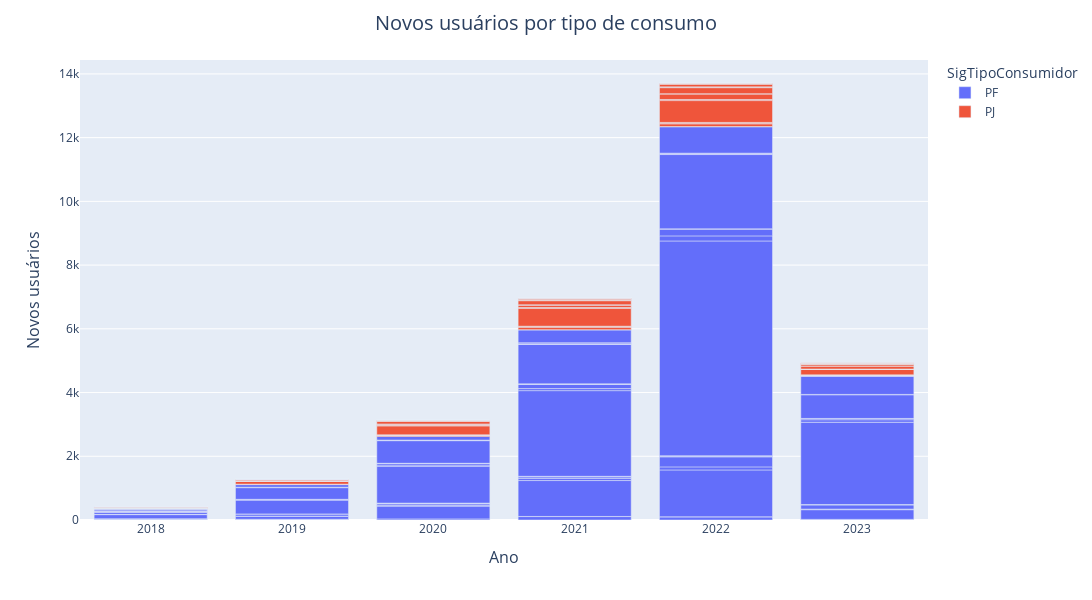
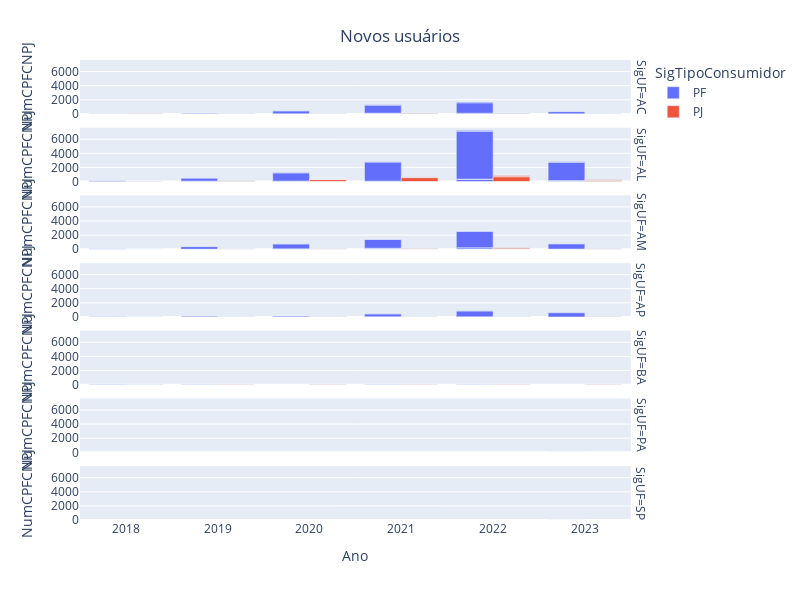

The cell these charts' notebook holds for them, in order:
### Markdown cell above
- SigTipoConsumigor (pf/pj) e SigUF(uf)
        - DscClasseConsumo (resid/comercial/industrial) e SigUF(uf)

### Code cell
import matplotlib.pyplot as plt
# agrupa os dados


counts = df_clean.groupby(['Ano', 'SigUF','SigTipoConsumidor', 'DscClasseConsumo']).agg({'NumCPFCNPJ': 'nunique'}).reset_index()
# ERRADO - tx_anual_tipo = counts.groupby(['NumCPFCNPJ', 'SigTipoConsumidor'])['Ano'].apply(lambda x: x.pct_change().mean())
# ERRADO - tx_anual_classe = counts.groupby(['NumCPFCNPJ', 'DscClasseConsumo'])['Ano'].apply(lambda x: x.pct_change().mean())


# seria bom adicionar uma linha com a taxa de crescimento anual por Tipo de Consumidor
def grafico_novos_usuarios_tipo(counts):
    counts_filtered = counts.query('Ano >= 2018')
    fig_novos_tipo = px.bar(counts_filtered, x="Ano", y="NumCPFCNPJ", color='SigTipoConsumidor')
    fig_novos_tipo.update_layout(
        width=1200,
        height=600,
        xaxis_title='Ano',
        xaxis_title_font_size=16,
        yaxis_title='Novos usuários',
        yaxis_title_font_size=16,
        title='Novos usuários por tipo de consumo',
        title_font_size=20,
        title_x=.5
    )
    fig_novos_tipo.show()
grafico_novos_usuarios_tipo(counts)


# Tornar a o eixo y variável pelo max de cada UF
def grafico_novos_usuarios_tipo_UF(counts):
    counts_filtered = counts.query('Ano >= 2018')
    fig_novos_tipo_uf = px.bar(counts_filtered, x="Ano", y="NumCPFCNPJ", color='SigTipoConsumidor',barmode="group", facet_row="SigUF")
    fig_novos_tipo_uf.update_layout(
        width=800,
        height=600,
        title={
        'text': "Novos usuários",
        'y':0.95,
        'x':0.5,
        'xanchor': 'center',
        'yanchor': 'top'}
        )

    fig_novos_tipo_uf.show()
    
grafico_novos_usuarios_tipo_UF(counts)

### Figure 1 — Plotly figure (JSON) as saved in the notebook; plotly's stock layout.template omitted (floating-point values rounded to 4 significant figures)
{"data": [{"alignmentgroup": "True", "hovertemplate": "SigTipoConsumidor=PF<br>Ano=%{x}<br>NumCPFCNPJ=%{y}<extra></extra>", "legendgroup": "PF", "marker": {"color": "#636efa", "pattern": {"shape": ""}}, "name": "PF", "offsetgroup": "PF", "orientation": "v", "showlegend": true, "textposition": "auto", "type": "bar", "x": [2018, 2018, 2018, 2018, 2018, 2018, 2018, 2018, 2018, 2018, 2018, 2018, 2018, 2018, 2018, 2018, 2019, 2019, 2019, 2019, 2019, 2019, 2019, 2019, 2019, 2019, 2019, 2019, 2019, 2019, 2020, 2020, 2020, 2020, 2020, 2020, 2020, 2020, 2020, 2020, 2020, 2020, 2020, 2020, 2020, 2021, 2021, 2021, 2021, 2021, 2021, 2021, 2021, 2021, 2021, 2021, 2021, 2021, 2021, 2021, 2021, 2021, 2021, 2021, 2021, 2022, 2022, 2022, 2022, 2022, 2022, 2022, 2022, 2022, 2022, 2022, 2022, 2022, 2022, 2022, 2022, 2022, 2022, 2023, 2023, 2023, 2023, 2023, 2023, 2023, 2023, 2023, 2023, 2023, 2023, 2023, 2023, 2023, 2023, 2023, 2023], "xaxis": "x", "y": [3, 1, 22, 12, 1, 131, 1, 5, 1, 68, 1, 33, 7, 1, 55, 4, 22, 1, 92, 6, 68, 3, 434, 10, 13, 367, 3, 10, 82, 3, 35, 401, 16, 57, 5, 16, 1156, 38, 53, 1, 2, 711, 3, 15, 113, 108, 1, 2, 1127, 63, 57, 1, 12, 2689, 64, 138, 9, 2, 1239, 12, 37, 1, 410, 1, 1, 101, 1, 1469, 96, 316, 21, 12, 6741, 160, 214, 6, 2332, 13, 27, 4, 832, 1, 2, 20, 304, 18, 134, 7, 2, 2583, 79, 37, 2, 1, 743, 9, 1, 1, 579, 2, 1], "yaxis": "y"}, {"alignmentgroup": "True", "hovertemplate": "SigTipoConsumidor=PJ<br>Ano=%{x}<br>NumCPFCNPJ=%{y}<extra></extra>", "legendgroup": "PJ", "marker": {"color": "#EF553B", "pattern": {"shape": ""}}, "name": "PJ", "offsetgroup": "PJ", "orientation": "v", "showlegend": true, "textposition": "auto", "type": "bar", "x": [2018, 2018, 2018, 2018, 2018, 2018, 2018, 2018, 2018, 2018, 2018, 2018, 2019, 2019, 2019, 2019, 2019, 2019, 2019, 2019, 2019, 2019, 2019, 2019, 2019, 2019, 2019, 2019, 2019, 2020, 2020, 2020, 2020, 2020, 2020, 2020, 2020, 2020, 2020, 2020, 2020, 2020, 2020, 2020, 2020, 2020, 2020, 2020, 2021, 2021, 2021, 2021, 2021, 2021, 2021, 2021, 2021, 2021, 2021, 2021, 2021, 2021, 2021, 2021, 2021, 2021, 2021, 2021, 2021, 2022, 2022, 2022, 2022, 2022, 2022, 2022, 2022, 2022, 2022, 2022, 2022, 2022, 2022, 2022, 2022, 2022, 2022, 2022, 2022, 2023, 2023, 2023, 2023, 2023, 2023, 2023, 2023, 2023, 2023, 2023, 2023, 2023, 2023, 2023, 2023], "xaxis": "x", "y": [5, 23, 3, 2, 5, 1, 1, 2, 13, 3, 5, 2, 9, 1, 1, 86, 7, 2, 5, 2, 33, 3, 1, 8, 11, 2, 2, 1, 1, 38, 3, 9, 1, 1, 280, 13, 7, 33, 7, 78, 9, 2, 20, 1, 13, 2, 2, 1, 85, 4, 2, 16, 1, 558, 23, 6, 80, 4, 2, 128, 11, 3, 38, 2, 22, 2, 2, 2, 2, 88, 5, 4, 30, 3, 685, 33, 2, 171, 11, 189, 21, 4, 74, 2, 35, 1, 1, 7, 1, 24, 1, 6, 2, 173, 8, 2, 91, 7, 47, 5, 18, 1, 17, 8, 1], "yaxis": "y"}], "layout": {"barmode": "relative", "height": 600, "legend": {"title": {"text": "SigTipoConsumidor"}, "tracegroupgap": 0}, "margin": {"t": 60}, "title": {"font": {"size": 20}, "text": "Novos usuários por tipo de consumo", "x": 0.5}, "width": 1200, "xaxis": {"anchor": "y", "domain": [0, 1], "title": {"font": {"size": 16}, "text": "Ano"}}, "yaxis": {"anchor": "x", "domain": [0, 1], "title": {"font": {"size": 16}, "text": "Novos usuários"}}}}

### Figure 2 — Plotly figure (JSON) as saved in the notebook; plotly's stock layout.template omitted (floating-point values rounded to 4 significant figures)
{"data": [{"alignmentgroup": "True", "hovertemplate": "SigTipoConsumidor=PF<br>SigUF=AC<br>Ano=%{x}<br>NumCPFCNPJ=%{y}<extra></extra>", "legendgroup": "PF", "marker": {"color": "#636efa", "pattern": {"shape": ""}}, "name": "PF", "offsetgroup": "PF", "orientation": "v", "showlegend": true, "textposition": "auto", "type": "bar", "x": [2018, 2018, 2018, 2019, 2019, 2019, 2019, 2020, 2020, 2020, 2021, 2021, 2021, 2021, 2021, 2022, 2022, 2022, 2022, 2023, 2023, 2023], "xaxis": "x7", "y": [3, 1, 22, 22, 1, 92, 6, 35, 401, 16, 108, 1, 2, 1127, 63, 101, 1, 1469, 96, 20, 304, 18], "yaxis": "y7"}, {"alignmentgroup": "True", "hovertemplate": "SigTipoConsumidor=PF<br>SigUF=AL<br>Ano=%{x}<br>NumCPFCNPJ=%{y}<extra></extra>", "legendgroup": "PF", "marker": {"color": "#636efa", "pattern": {"shape": ""}}, "name": "PF", "offsetgroup": "PF", "orientation": "v", "showlegend": false, "textposition": "auto", "type": "bar", "x": [2018, 2018, 2018, 2018, 2019, 2019, 2019, 2019, 2020, 2020, 2020, 2020, 2020, 2021, 2021, 2021, 2021, 2021, 2022, 2022, 2022, 2022, 2022, 2023, 2023, 2023, 2023, 2023], "xaxis": "x6", "y": [12, 1, 131, 1, 68, 3, 434, 10, 57, 5, 16, 1156, 38, 57, 1, 12, 2689, 64, 316, 21, 12, 6741, 160, 134, 7, 2, 2583, 79], "yaxis": "y6"}, {"alignmentgroup": "True", "hovertemplate": "SigTipoConsumidor=PF<br>SigUF=AM<br>Ano=%{x}<br>NumCPFCNPJ=%{y}<extra></extra>", "legendgroup": "PF", "marker": {"color": "#636efa", "pattern": {"shape": ""}}, "name": "PF", "offsetgroup": "PF", "orientation": "v", "showlegend": false, "textposition": "auto", "type": "bar", "x": [2018, 2018, 2018, 2018, 2019, 2019, 2019, 2020, 2020, 2020, 2020, 2020, 2021, 2021, 2021, 2021, 2021, 2022, 2022, 2022, 2022, 2023, 2023, 2023, 2023, 2023], "xaxis": "x5", "y": [5, 1, 68, 1, 13, 367, 3, 53, 1, 2, 711, 3, 138, 9, 2, 1239, 12, 214, 6, 2332, 13, 37, 2, 1, 743, 9], "yaxis": "y5"}, {"alignmentgroup": "True", "hovertemplate": "SigTipoConsumidor=PF<br>SigUF=AP<br>Ano=%{x}<br>NumCPFCNPJ=%{y}<extra></extra>", "legendgroup": "PF", "marker": {"color": "#636efa", "pattern": {"shape": ""}}, "name": "PF", "offsetgroup": "PF", "orientation": "v", "showlegend": false, "textposition": "auto", "type": "bar", "x": [2018, 2019, 2019, 2020, 2020, 2021, 2021, 2021, 2021, 2022, 2022, 2022, 2022, 2023, 2023, 2023], "xaxis": "x4", "y": [33, 10, 82, 15, 113, 37, 1, 410, 1, 27, 4, 832, 1, 1, 1, 579], "yaxis": "y4"}, {"alignmentgroup": "True", "hovertemplate": "SigTipoConsumidor=PF<br>SigUF=BA<br>Ano=%{x}<br>NumCPFCNPJ=%{y}<extra></extra>", "legendgroup": "PF", "marker": {"color": "#636efa", "pattern": {"shape": ""}}, "name": "PF", "offsetgroup": "PF", "orientation": "v", "showlegend": false, "textposition": "auto", "type": "bar", "x": [2018, 2018, 2018, 2018, 2019, 2021, 2022], "xaxis": "x3", "y": [7, 1, 55, 4, 3, 1, 2], "yaxis": "y3"}, {"alignmentgroup": "True", "hovertemplate": "SigTipoConsumidor=PF<br>SigUF=PA<br>Ano=%{x}<br>NumCPFCNPJ=%{y}<extra></extra>", "legendgroup": "PF", "marker": {"color": "#636efa", "pattern": {"shape": ""}}, "name": "PF", "offsetgroup": "PF", "orientation": "v", "showlegend": false, "textposition": "auto", "type": "bar", "x": [2023], "xaxis": "x2", "y": [2], "yaxis": "y2"}, {"alignmentgroup": "True", "hovertemplate": "SigTipoConsumidor=PF<br>SigUF=SP<br>Ano=%{x}<br>NumCPFCNPJ=%{y}<extra></extra>", "legendgroup": "PF", "marker": {"color": "#636efa", "pattern": {"shape": ""}}, "name": "PF", "offsetgroup": "PF", "orientation": "v", "showlegend": false, "textposition": "auto", "type": "bar", "x": [2023], "xaxis": "x", "y": [1], "yaxis": "y"}, {"alignmentgroup": "True", "hovertemplate": "SigTipoConsumidor=PJ<br>SigUF=AC<br>Ano=%{x}<br>NumCPFCNPJ=%{y}<extra></extra>", "legendgroup": "PJ", "marker": {"color": "#EF553B", "pattern": {"shape": ""}}, "name": "PJ", "offsetgroup": "PJ", "orientation": "v", "showlegend": true, "textposition": "auto", "type": "bar", "x": [2018, 2019, 2019, 2019, 2020, 2020, 2020, 2020, 2020, 2021, 2021, 2021, 2021, 2021, 2022, 2022, 2022, 2022, 2022, 2023, 2023, 2023, 2023], "xaxis": "x7", "y": [5, 9, 1, 1, 38, 3, 9, 1, 1, 85, 4, 2, 16, 1, 88, 5, 4, 30, 3, 24, 1, 6, 2], "yaxis": "y7"}, {"alignmentgroup": "True", "hovertemplate": "SigTipoConsumidor=PJ<br>SigUF=AL<br>Ano=%{x}<br>NumCPFCNPJ=%{y}<extra></extra>", "legendgroup": "PJ", "marker": {"color": "#EF553B", "pattern": {"shape": ""}}, "name": "PJ", "offsetgroup": "PJ", "orientation": "v", "showlegend": false, "textposition": "auto", "type": "bar", "x": [2018, 2018, 2018, 2019, 2019, 2019, 2019, 2019, 2020, 2020, 2020, 2020, 2020, 2021, 2021, 2021, 2021, 2021, 2021, 2022, 2022, 2022, 2022, 2022, 2023, 2023, 2023, 2023, 2023], "xaxis": "x6", "y": [23, 3, 2, 86, 7, 2, 5, 2, 280, 13, 7, 33, 7, 558, 23, 6, 80, 4, 2, 685, 33, 2, 171, 11, 173, 8, 2, 91, 7], "yaxis": "y6"}, {"alignmentgroup": "True", "hovertemplate": "SigTipoConsumidor=PJ<br>SigUF=AM<br>Ano=%{x}<br>NumCPFCNPJ=%{y}<extra></extra>", "legendgroup": "PJ", "marker": {"color": "#EF553B", "pattern": {"shape": ""}}, "name": "PJ", "offsetgroup": "PJ", "orientation": "v", "showlegend": false, "textposition": "auto", "type": "bar", "x": [2018, 2018, 2019, 2019, 2019, 2019, 2020, 2020, 2020, 2020, 2020, 2021, 2021, 2021, 2021, 2021, 2022, 2022, 2022, 2022, 2022, 2023, 2023, 2023, 2023], "xaxis": "x5", "y": [5, 1, 33, 3, 1, 8, 78, 9, 2, 20, 1, 128, 11, 3, 38, 2, 189, 21, 4, 74, 2, 47, 5, 18, 1], "yaxis": "y5"}, {"alignmentgroup": "True", "hovertemplate": "SigTipoConsumidor=PJ<br>SigUF=AP<br>Ano=%{x}<br>NumCPFCNPJ=%{y}<extra></extra>", "legendgroup": "PJ", "marker": {"color": "#EF553B", "pattern": {"shape": ""}}, "name": "PJ", "offsetgroup": "PJ", "orientation": "v", "showlegend": false, "textposition": "auto", "type": "bar", "x": [2018, 2018, 2019, 2019, 2019, 2019, 2020, 2020, 2020, 2021, 2021, 2021, 2021, 2022, 2022, 2022, 2022, 2023, 2023], "xaxis": "x4", "y": [1, 2, 11, 2, 2, 1, 13, 2, 2, 22, 2, 2, 2, 35, 1, 1, 7, 17, 8], "yaxis": "y4"}, {"alignmentgroup": "True", "hovertemplate": "SigTipoConsumidor=PJ<br>SigUF=BA<br>Ano=%{x}<br>NumCPFCNPJ=%{y}<extra></extra>", "legendgroup": "PJ", "marker": {"color": "#EF553B", "pattern": {"shape": ""}}, "name": "PJ", "offsetgroup": "PJ", "orientation": "v", "showlegend": false, "textposition": "auto", "type": "bar", "x": [2018, 2018, 2018, 2018, 2019, 2020, 2021, 2022, 2023], "xaxis": "x3", "y": [13, 3, 5, 2, 1, 1, 2, 1, 1], "yaxis": "y3"}], "layout": {"annotations": [{"font": {}, "showarrow": false, "text": "SigUF=SP", "textangle": 90, "x": 0.98, "xanchor": "left", "xref": "paper", "y": 0.05857, "yanchor": "middle", "yref": "paper"}, {"font": {}, "showarrow": false, "text": "SigUF=PA", "textangle": 90, "x": 0.98, "xanchor": "left", "xref": "paper", "y": 0.2057, "yanchor": "middle", "yref": "paper"}, {"font": {}, "showarrow": false, "text": "SigUF=BA", "textangle": 90, "x": 0.98, "xanchor": "left", "xref": "paper", "y": 0.3529, "yanchor": "middle", "yref": "paper"}, {"font": {}, "showarrow": false, "text": "SigUF=AP", "textangle": 90, "x": 0.98, "xanchor": "left", "xref": "paper", "y": 0.5, "yanchor": "middle", "yref": "paper"}, {"font": {}, "showarrow": false, "text": "SigUF=AM", "textangle": 90, "x": 0.98, "xanchor": "left", "xref": "paper", "y": 0.6471, "yanchor": "middle", "yref": "paper"}, {"font": {}, "showarrow": false, "text": "SigUF=AL", "textangle": 90, "x": 0.98, "xanchor": "left", "xref": "paper", "y": 0.7943, "yanchor": "middle", "yref": "paper"}, {"font": {}, "showarrow": false, "text": "SigUF=AC", "textangle": 90, "x": 0.98, "xanchor": "left", "xref": "paper", "y": 0.9414, "yanchor": "middle", "yref": "paper"}], "barmode": "group", "height": 600, "legend": {"title": {"text": "SigTipoConsumidor"}, "tracegroupgap": 0}, "margin": {"t": 60}, "title": {"text": "Novos usuários", "x": 0.5, "xanchor": "center", "y": 0.95, "yanchor": "top"}, "width": 800, "xaxis": {"anchor": "y", "domain": [0, 0.98], "title": {"text": "Ano"}}, "xaxis2": {"anchor": "y2", "domain": [0, 0.98], "matches": "x", "showticklabels": false}, "xaxis3": {"anchor": "y3", "domain": [0, 0.98], "matches": "x", "showticklabels": false}, "xaxis4": {"anchor": "y4", "domain": [0, 0.98], "matches": "x", "showticklabels": false}, "xaxis5": {"anchor": "y5", "domain": [0, 0.98], "matches": "x", "showticklabels": false}, "xaxis6": {"anchor": "y6", "domain": [0, 0.98], "matches": "x", "showticklabels": false}, "xaxis7": {"anchor": "y7", "domain": [0, 0.98], "matches": "x", "showticklabels": false}, "yaxis": {"anchor": "x", "domain": [0, 0.1171], "title": {"text": "NumCPFCNPJ"}}, "yaxis2": {"anchor": "x2", "domain": [0.1471, 0.2643], "matches": "y", "title": {"text": "NumCPFCNPJ"}}, "yaxis3": {"anchor": "x3", "domain": [0.2943, 0.4114], "matches": "y", "title": {"text": "NumCPFCNPJ"}}, "yaxis4": {"anchor": "x4", "domain": [0.4414, 0.5586], "matches": "y", "title": {"text": "NumCPFCNPJ"}}, "yaxis5": {"anchor": "x5", "domain": [0.5886, 0.7057], "matches": "y", "title": {"text": "NumCPFCNPJ"}}, "yaxis6": {"anchor": "x6", "domain": [0.7357, 0.8529], "matches": "y", "title": {"text": "NumCPFCNPJ"}}, "yaxis7": {"anchor": "x7", "domain": [0.8829, 1.0], "matches": "y", "title": {"text": "NumCPFCNPJ"}}}}
